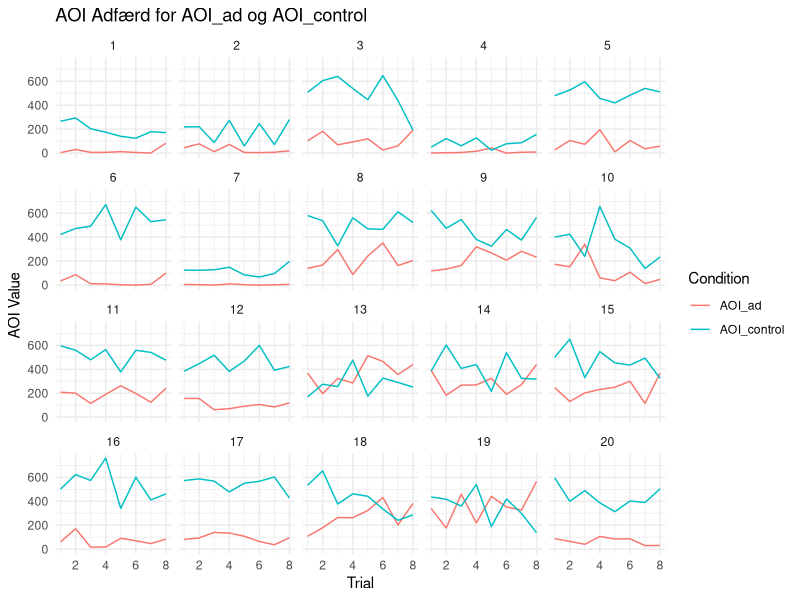

Write the R code that produced this figure. (Note: this script raises an error after producing the figure.)
## ---- chunk 1
knitr::opts_chunk$set(echo = TRUE)
## ---- chunk 2
# Load necessary libraries
library(ggplot2)
library(dplyr)
library(tidyr)
library(readxl)

# Load your data
data <- read_excel("final_dataframe.xlsx")



# Prepare data for plotting
data_long <- data %>%
  dplyr::select(Participant_ID, Trial, AOI_ad, AOI_control) %>%
  tidyr::pivot_longer(cols = starts_with("AOI"), names_to = "Condition", values_to = "Value")


# Create line plot
ggplot(data_long, aes(x = Trial, y = Value, color = Condition, group = Condition)) +
  geom_line() +
  facet_wrap(~ Participant_ID) +
  labs(title = "AOI Adfærd for AOI_ad og AOI_control",
       x = "Trial",
       y = "AOI Value") +
  theme_minimal()

## ---- chunk 3
# Calculate the average AOI values across participants for each trial
data_long <- df %>%
  select(Trial, AOI_ad, AOI_control) %>%
  pivot_longer(cols = starts_with("AOI"), names_to = "Condition", values_to = "Value") %>%
  group_by(Trial, Condition) %>%
  summarize(Average_Value = mean(Value, na.rm = TRUE), .groups = 'drop')

# Create line plot
ggplot(data_long, aes(x = Trial, y = Average_Value, color = Condition, group = Condition)) +
  geom_line() +
  labs(title = "Average AOI Values for AOI_ad and AOI_control across Trials",
       x = "Trial",
       y = "Average AOI Value") +
  theme_minimal()
## ---- chunk 4
df <- data[data$AOI_ad >= 0, ]

# Remove rows with any NA values
df <- na.omit(df)

# Replace "df" with the name of your DataFrame, and specify the file path
write.csv(df, "fixation_data.csv", row.names = FALSE)


